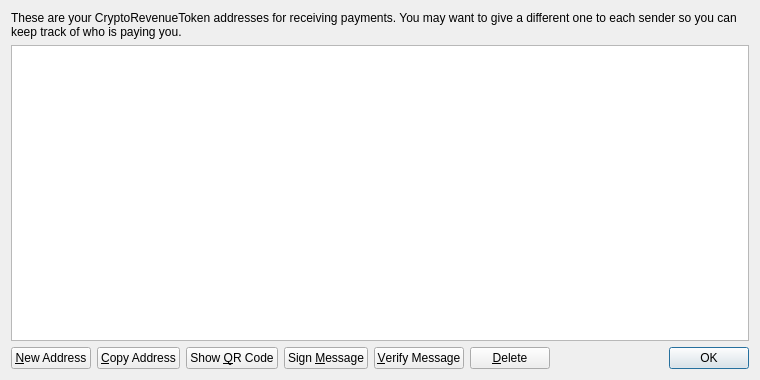
<?xml version="1.0" encoding="UTF-8"?>
<ui version="4.0">
 <class>AddressBookPage</class>
 <widget class="QWidget" name="AddressBookPage">
  <property name="geometry">
   <rect>
    <x>0</x>
    <y>0</y>
    <width>760</width>
    <height>380</height>
   </rect>
  </property>
  <property name="windowTitle">
   <string>Address Book</string>
  </property>
  <property name="styleSheet">
   <string notr="true">background-image: url(:/images/bgx);</string>
  </property>
  <layout class="QVBoxLayout" name="verticalLayout">
   <item>
    <widget class="QLabel" name="labelExplanation">
     <property name="text">
      <string>These are your CryptoRevenueToken addresses for receiving payments. You may want to give a different one to each sender so you can keep track of who is paying you.</string>
     </property>
     <property name="textFormat">
      <enum>Qt::PlainText</enum>
     </property>
     <property name="wordWrap">
      <bool>true</bool>
     </property>
    </widget>
   </item>
   <item>
    <widget class="QTableView" name="tableView">
     <property name="contextMenuPolicy">
      <enum>Qt::CustomContextMenu</enum>
     </property>
     <property name="toolTip">
      <string>Double-click to edit address or label</string>
     </property>
     <property name="tabKeyNavigation">
      <bool>false</bool>
     </property>
     <property name="alternatingRowColors">
      <bool>true</bool>
     </property>
     <property name="selectionMode">
      <enum>QAbstractItemView::SingleSelection</enum>
     </property>
     <property name="selectionBehavior">
      <enum>QAbstractItemView::SelectRows</enum>
     </property>
     <property name="sortingEnabled">
      <bool>true</bool>
     </property>
     <attribute name="verticalHeaderVisible">
      <bool>false</bool>
     </attribute>
    </widget>
   </item>
   <item>
    <layout class="QHBoxLayout" name="horizontalLayout">
     <item>
      <widget class="QPushButton" name="newAddressButton">
       <property name="toolTip">
        <string>Create a new address</string>
       </property>
       <property name="text">
        <string>&amp;New Address</string>
       </property>
       <property name="icon">
        <iconset resource="../bitcoin.qrc">
         <normaloff>:/icons/add</normaloff>:/icons/add</iconset>
       </property>
      </widget>
     </item>
     <item>
      <widget class="QPushButton" name="copyToClipboard">
       <property name="toolTip">
        <string>Copy the currently selected address to the system clipboard</string>
       </property>
       <property name="text">
        <string>&amp;Copy Address</string>
       </property>
       <property name="icon">
        <iconset resource="../bitcoin.qrc">
         <normaloff>:/icons/editcopy</normaloff>:/icons/editcopy</iconset>
       </property>
      </widget>
     </item>
     <item>
      <widget class="QPushButton" name="showQRCode">
       <property name="text">
        <string>Show &amp;QR Code</string>
       </property>
       <property name="icon">
        <iconset resource="../bitcoin.qrc">
         <normaloff>:/icons/qrcode</normaloff>:/icons/qrcode</iconset>
       </property>
      </widget>
     </item>
     <item>
      <widget class="QPushButton" name="signMessage">
       <property name="toolTip">
        <string>Sign a message to prove you own a CryptoRevenueToken address</string>
       </property>
       <property name="text">
        <string>Sign &amp;Message</string>
       </property>
       <property name="icon">
        <iconset resource="../bitcoin.qrc">
         <normaloff>:/icons/edit</normaloff>:/icons/edit</iconset>
       </property>
      </widget>
     </item>
     <item>
      <widget class="QPushButton" name="verifyMessage">
       <property name="toolTip">
        <string>Verify a message to ensure it was signed with a specified CryptoRevenueToken address</string>
       </property>
       <property name="text">
        <string>&amp;Verify Message</string>
       </property>
       <property name="icon">
        <iconset resource="../bitcoin.qrc">
         <normaloff>:/icons/transaction_0</normaloff>:/icons/transaction_0</iconset>
       </property>
      </widget>
     </item>
     <item>
      <widget class="QPushButton" name="deleteButton">
       <property name="toolTip">
        <string>Delete the currently selected address from the list</string>
       </property>
       <property name="text">
        <string>&amp;Delete</string>
       </property>
       <property name="icon">
        <iconset resource="../bitcoin.qrc">
         <normaloff>:/icons/remove</normaloff>:/icons/remove</iconset>
       </property>
      </widget>
     </item>
     <item>
      <spacer name="horizontalSpacer">
       <property name="orientation">
        <enum>Qt::Horizontal</enum>
       </property>
       <property name="sizeHint" stdset="0">
        <size>
         <width>40</width>
         <height>20</height>
        </size>
       </property>
      </spacer>
     </item>
     <item>
      <widget class="QDialogButtonBox" name="buttonBox">
       <property name="sizePolicy">
        <sizepolicy hsizetype="Maximum" vsizetype="Fixed">
         <horstretch>0</horstretch>
         <verstretch>0</verstretch>
        </sizepolicy>
       </property>
       <property name="standardButtons">
        <set>QDialogButtonBox::Ok</set>
       </property>
      </widget>
     </item>
    </layout>
   </item>
  </layout>
 </widget>
 <resources>
  <include location="../bitcoin.qrc"/>
 </resources>
 <connections/>
</ui>
